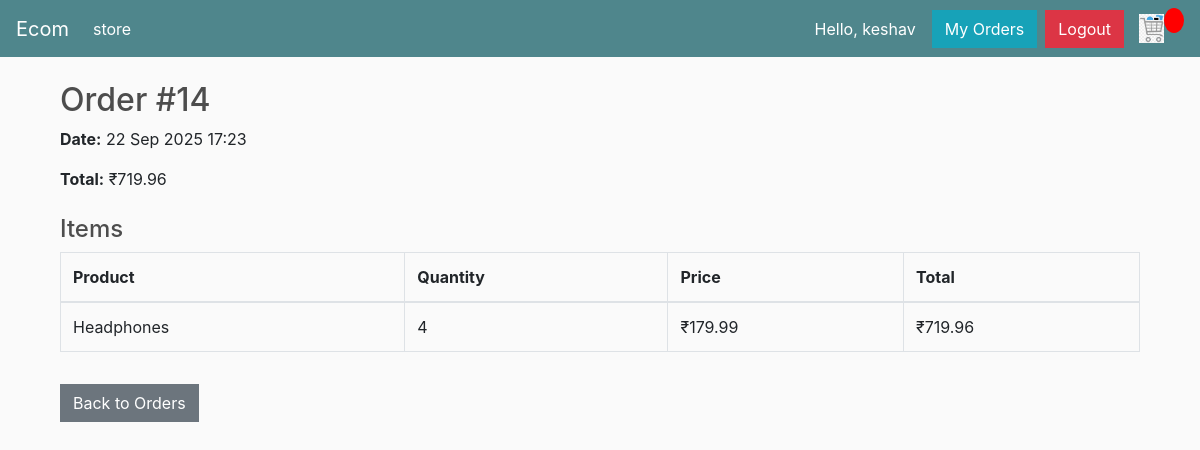
Screenshot of /orders/14/ (signed in) with the database file from the repository.
### store/models.py (models this page shows, shortened)
class Order(models.Model):
    customer = models.ForeignKey(Customer, on_delete=models.SET_NULL, null=True, blank=True)
    date_ordered = models.DateTimeField(auto_now_add=True)
    complete = models.BooleanField(default=False)
    transaction_id = models.CharField(max_length=100, null=True)
    @property
    def get_cart_total(self):
        orderitems = self.orderitem_set.all()
        total = sum([item.get_total for item in orderitems])
        return total

class OrderItem(models.Model):
    product = models.ForeignKey(Product, on_delete=models.SET_NULL, null=True)
    order = models.ForeignKey(Order, on_delete=models.SET_NULL, null=True)
    quantity = models.PositiveIntegerField(default=0)
    date_added = models.DateTimeField(auto_now_add=True)
    @property
    def get_total(self):
        total = self.product.price * self.quantity
        return total

class Product(models.Model):
    name = models.CharField(max_length=200)
    price = models.DecimalField(max_digits=7, decimal_places=2)
    digital = models.BooleanField(default=False, null=True, blank=True)
    image = models.ImageField(null=True, blank=True)

### store/views.py (the view)
# urls.py: path('orders/<int:order_id>/', views.order_detail, name='order_detail'),
@login_required
def order_detail(request, order_id):
    customer = request.user.customer
    order = Order.objects.filter(id=order_id, customer=customer, complete=True).first()
    if not order:
        return redirect('store:order_history')
    items = order.orderitem_set.all()
    context = {
        'order': order,
        'items': items
    }
    return render(request, 'store/order_detail.html', context)

### store/templates/store/order_detail.html
{% extends 'store/main.html' %}
{% block content %}
<div class="container mt-4">
    <h2>Order #{{ order.id }}</h2>
    <p><strong>Date:</strong> {{ order.date_ordered|date:"d M Y H:i" }}</p>
    <p><strong>Total:</strong> ₹{{ order.get_cart_total }}</p>
    <h4 class="mt-4">Items</h4>
    <table class="table table-bordered">
        <thead>
            <tr>
                <th>Product</th>
                <th>Quantity</th>
                <th>Price</th>
                <th>Total</th>
            </tr>
        </thead>
        <tbody>
            {% for item in items %}
            <tr>
                <td>{{ item.product.name }}</td>
                <td>{{ item.quantity }}</td>
                <td>₹{{ item.product.price }}</td>
                <td>₹{{ item.get_total }}</td>
            </tr>
            {% endfor %}
        </tbody>
    </table>
    <a href="{% url 'store:order_history' %}" class="btn btn-secondary mt-3">Back to Orders</a>
</div>
{% endblock %}

### store/templates/store/main.html (shortened to what this page needs)
<!DOCTYPE html>
{% load static %}
<html lang="en">
<head>
     <link rel="stylesheet" href="https://cdn.jsdelivr.net/npm/bootstrap@4.3.1/dist/css/bootstrap.min.css">
     {% load static %}
     <link rel="stylesheet" href="{% static 'css/main.css' %}">
</head>
<body>
  <nav class="navbar navbar-expand-lg navbar-dark bg-dark">
  <a class="navbar-brand" href="#">Ecom</a>
  <div class="collapse navbar-collapse" id="navbarSupportedContent">
    <ul class="navbar-nav mr-auto">
      <li class="nav-item active">
        <a class="nav-link" href="{% url 'store:store' %}">store <span class="sr-only">(current)</span></a>
      </li>
    </ul>
     <div class="form-inline my-2 my-lg-0">
        {% if user.is_authenticated %}
            <span class="text-white mr-3">Hello, {{ user.username }}</span>
            <a href="{% url 'store:order_history' %}" class="btn btn-info mr-2">My Orders</a>
            <form method="POST" action="{% url 'store:logout' %}" style="display:inline;">
                <button type="submit" class="btn btn-danger">Logout</button>
            </form>
        {% else %}
            <a href="{% url 'store:login' %}" class="btn btn-warning mr-2">Login</a>
            <a href="{% url 'store:signup' %}" class="btn btn-success">Signup</a>
        {% endif %}
     	<a href="{% url 'store:cart' %}">
    		<img  id="cart-icon" src="{% static 'images/cart.png' %}">
    	</a>
    	<p id="cart-total">{{cartItems}}</p>
    </div>
  </div>
</nav>
    <div class="container">
        {% block content %}
        {% endblock content %}
    </div>
</body>
</html>

### static/CSS/main.css (style rules this page uses)
body { background-color: hsl(0, 0%, 98%); }
h1,h2,h3,h4,h5,h6 { color:hsl(0, 0%, 30%); }
.bg-dark { background-color: #4f868c!important; }
#cart-icon { width:25px; display: inline-block; margin-left: 15px; }
#cart-total { display: block; text-align: center; color:#fff; background-color: red; width: 20px; height: 25px; border-radius: 50%; font-size: 14px; }
.btn { border-radius: 0; }

### rows the page displays
Order: id "14", date_ordered "22 Sep 2025 17:23", get_cart_total "719.96"
OrderItem: product.name "Headphones", quantity "4", product.price "179.99", get_total "719.96"

### other values shown
{{ user.username }} "keshav"
